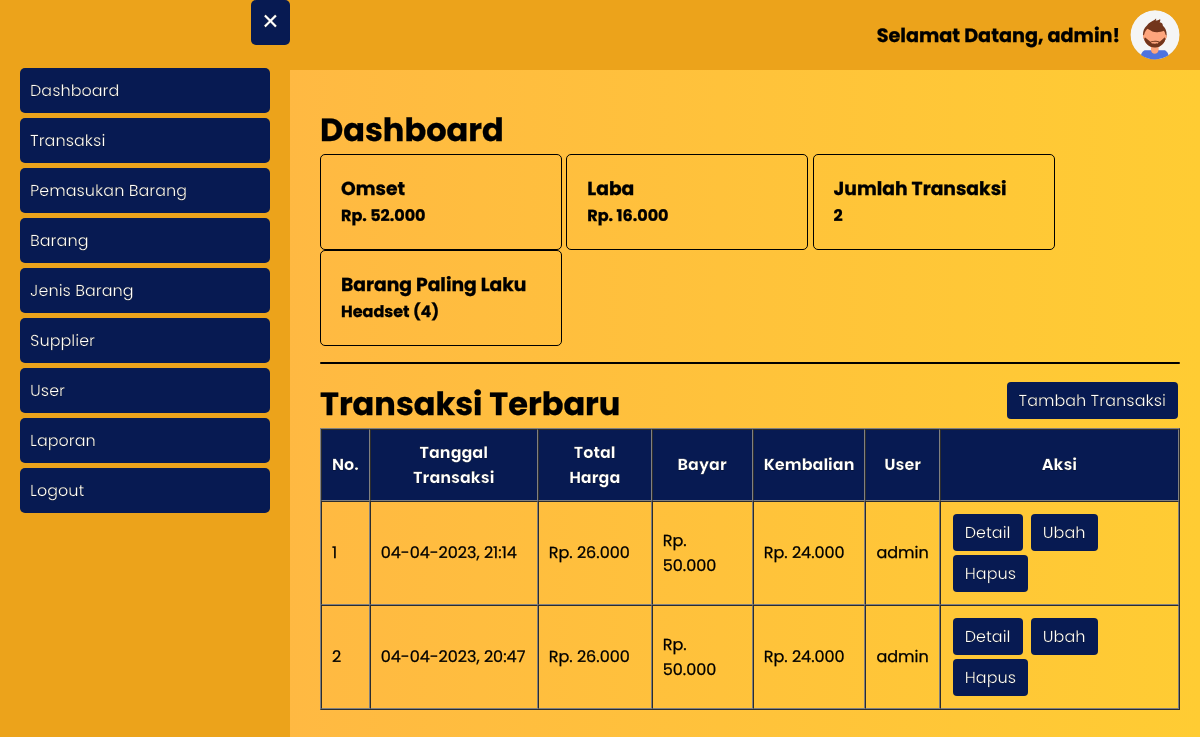
Before: /index.php (signed in) with the older database file.
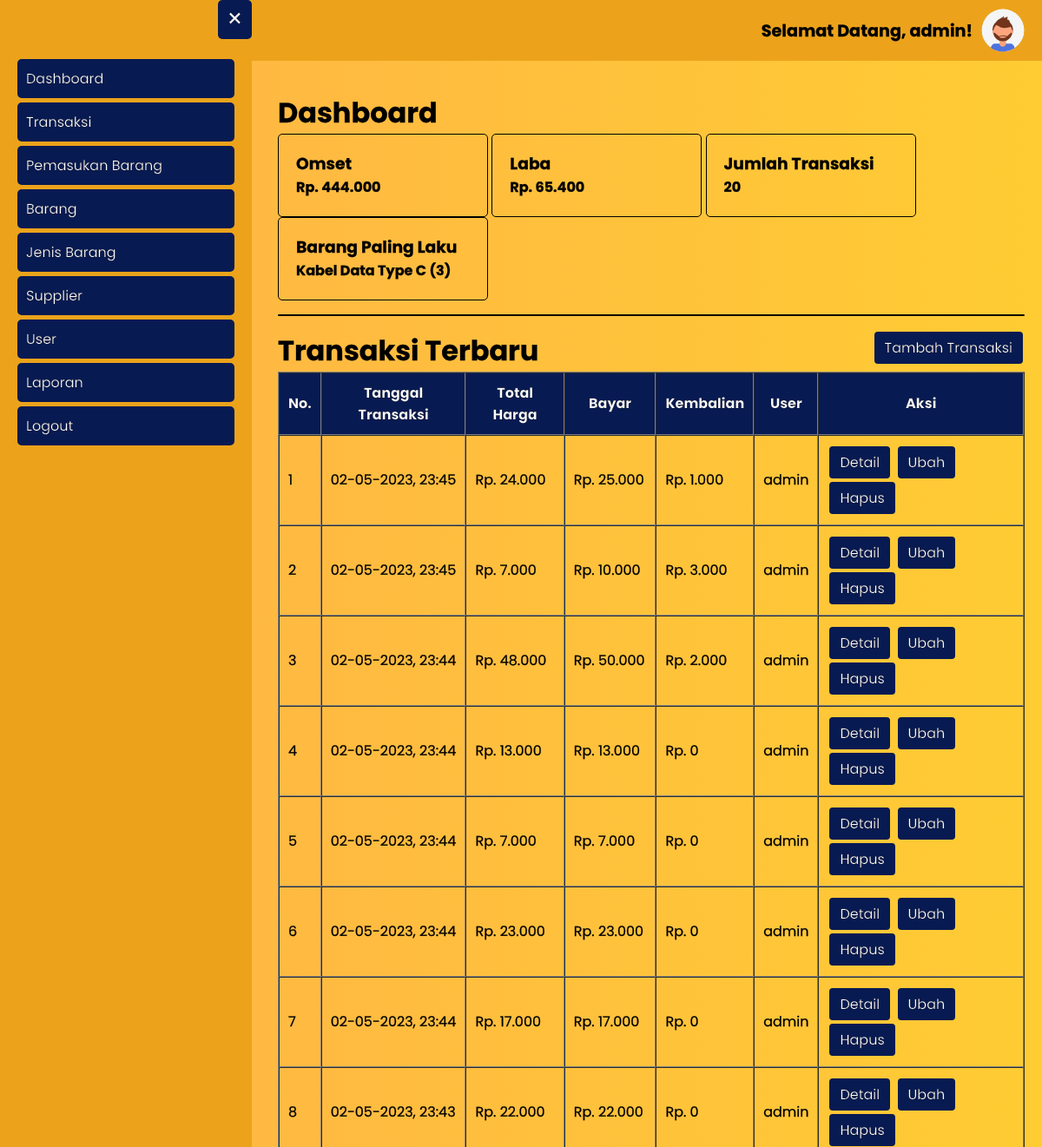
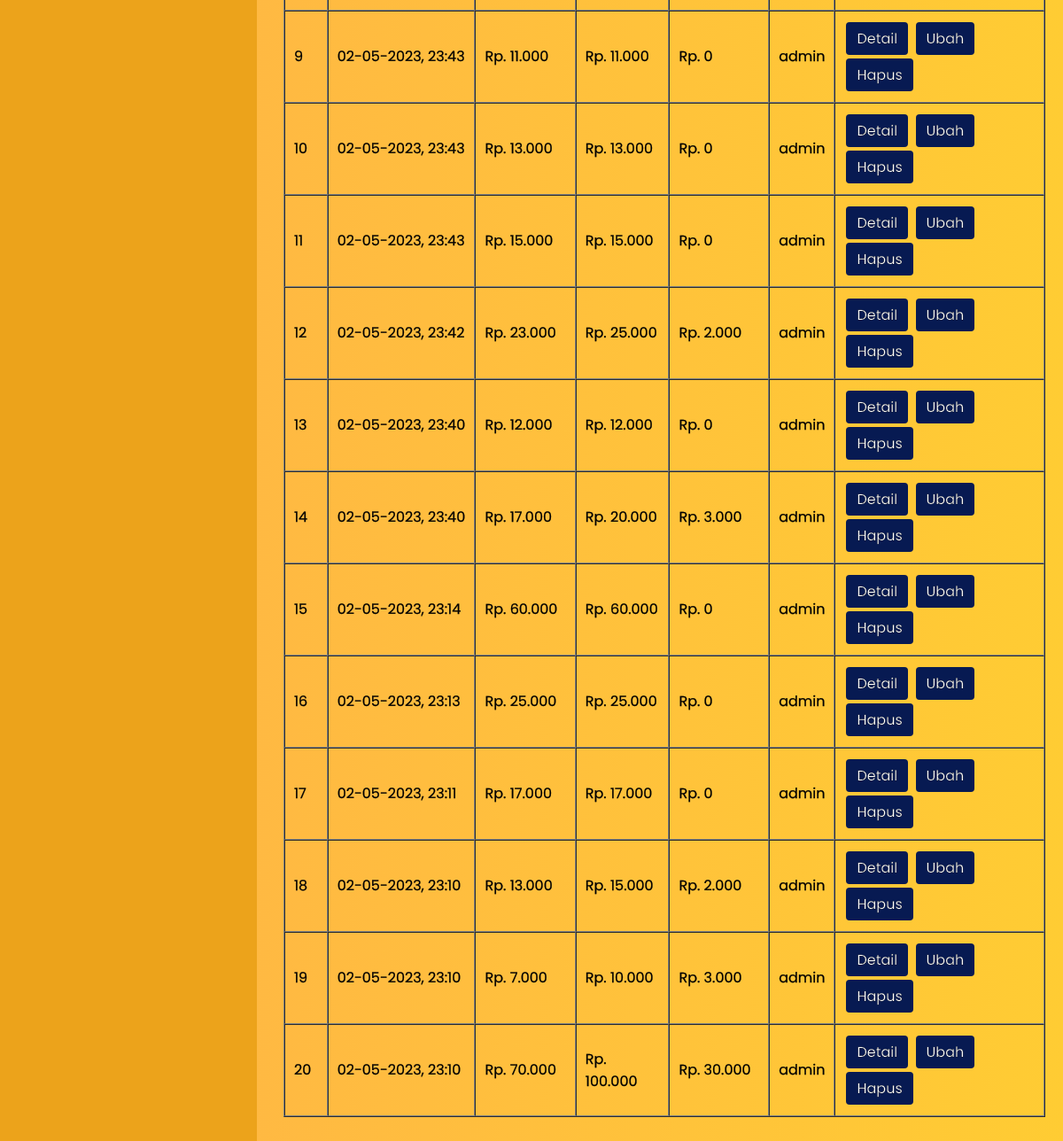
After: the same page with the newer database file (2 pictures, top to bottom).
### tables this page shows
CREATE TABLE `barang` (
  `id_barang` int(11) NOT NULL,
  `nama_barang` varchar(50) NOT NULL,
  `harga_beli` int(11) NOT NULL,
  `harga_jual` int(11) NOT NULL,
  `stok_barang` int(11) NOT NULL,
  `id_jenis_barang` int(11) NOT NULL
);

CREATE TABLE `transaksi` (
  `id_transaksi` int(11) NOT NULL,
  `tanggal_transaksi` datetime NOT NULL,
  `total_harga` int(11) DEFAULT NULL,
  `bayar` int(11) DEFAULT NULL,
  `kembalian` int(11) DEFAULT NULL,
  `id_user` int(11) NOT NULL
);

CREATE TABLE `user` (
  `id_user` int(11) NOT NULL,
  `username` varchar(20) NOT NULL,
  `password` varchar(300) NOT NULL,
  `hak_akses` enum('administrator','operator') NOT NULL,
  `nama_lengkap` varchar(50) NOT NULL,
  `no_telp_user` varchar(20) NOT NULL
);

### index.php (the view, shortened to what this page needs)
<?php
require_once 'koneksi.php';
$omset = mysqli_fetch_assoc(mysqli_query($koneksi, "SELECT sum(total_harga) as omset FROM transaksi"));
$laba = mysqli_fetch_assoc(mysqli_query($koneksi, "SELECT SUM((b.harga_jual - b.harga_beli) * dt.kuantitas) AS laba FROM detail_transaksi dt INNER JOIN barang b ON dt.id_barang = b.id_barang"));
$jumlah_transaksi = mysqli_num_rows(mysqli_query($koneksi, "SELECT * FROM transaksi"));
$barang_paling_laku = mysqli_fetch_assoc(mysqli_query($koneksi, "SELECT barang.id_barang, barang.nama_barang, SUM(kuantitas) as laku FROM detail_transaksi INNER JOIN barang ON detail_transaksi.id_barang = barang.id_barang GROUP BY detail_transaksi.id_barang ORDER BY laku DESC LIMIT 1"));
$transaksi = mysqli_query($koneksi, "SELECT * FROM transaksi INNER JOIN user ON transaksi.id_user = user.id_user ORDER BY tanggal_transaksi DESC");
?>
<html>
<head>
	<?php include_once 'include/head.php'; ?>
</head>
<body class="bg-gradient">
	<?php include_once 'include/topbar.php' ?>
	<?php include_once 'include/sidebar.php'; ?>
	<div class="main-content">
		<div class="my">
			<h1>Dashboard</h1>
			<div class="card">
				<h3>Omset</h3>
				<h4>Rp. <?= str_replace(",", ".", number_format($omset['omset'])); ?></h4>
			</div>
			<div class="card">
				<h3>Laba</h3>
				<h4>Rp. <?= str_replace(",", ".", number_format($laba['laba'])); ?></h4>
			</div>
			<div class="card">
				<h3>Jumlah Transaksi</h3>
				<h4><?= $jumlah_transaksi; ?></h4>
			</div>
			<div class="card">
				<h3>Barang Paling Laku</h3>
				<?php if ($barang_paling_laku): ?>
	                <h4><a class="link" href="<?= BASE_URL; ?>barang/ubah_barang.php?id_barang=<?= $barang_paling_laku['id_barang']; ?>"><?= strlen($barang_paling_laku['nama_barang']) <= 17 ? $barang_paling_laku['nama_barang'] : substr($barang_paling_laku['nama_barang'], 0, 17) . '...'; ?> (<?= $barang_paling_laku['laku']; ?>)</a></h4>
	            <?php else: ?>
	                <h4>Tidak Ada</h4>
	            <?php endif ?>
			</div>
		</div>
		<hr class="bg-black">
		<div class="my">
			<h1 class="inline-block">Transaksi Terbaru</h1>
			<a href="<?= BASE_URL; ?>transaksi/tambah_transaksi.php" class="btn float-right">Tambah Transaksi</a>
			<table border="1" cellpadding="10" cellspacing="0">
				<thead class="thead">
					<tr>
						<th>No.</th>
						<th>Tanggal Transaksi</th>
						<th>Total Harga</th>
						<th>Bayar</th>
						<th>Kembalian</th>
						<th>User</th>
						<th>Aksi</th>
					</tr>
				</thead>
				<tbody>
					<?php $i = 1; ?>
					<?php foreach ($transaksi as $dt): ?>
						<tr>
							<td><?= $i++; ?></td>
							<td><?= date("d-m-Y, H:i", strtotime($dt['tanggal_transaksi'])); ?></td>
							<td>Rp. <?= str_replace(",", ".", number_format($dt['total_harga'])); ?></td>
							<td>Rp. <?= str_replace(",", ".", number_format($dt['bayar'])); ?></td>
							<td>Rp. <?= str_replace(",", ".", number_format($dt['kembalian'])); ?></td>
							<td><?= $dt['username']; ?></td>
							<td>
								<a href="transaksi/detail_transaksi.php?id_transaksi=<?= $dt['id_transaksi']; ?>" class="btn"><?php if ($dt['bayar'] == 0): ?> Bayar <?php else: ?> Detail <?php endif ?></a>
								<a href="transaksi/ubah_transaksi.php?id_transaksi=<?= $dt['id_transaksi']; ?>" class="btn">Ubah</a>
								<a onclick="return confirm('Apakah Anda yakin ingin menghapus Transaksi?')" href="transaksi/hapus_transaksi.php?id_transaksi=<?= $dt['id_transaksi']; ?>" class="btn">Hapus</a>
							</td>
						</tr>
					<?php endforeach ?>
				</tbody>
			</table>
		</div>
	</div>
</body>
</html>

Changed rows visible on the page:
no longer on this page (row edited): barang: nama_barang "Headset"
added barang: nama_barang "Kabel Data Type C"
added transaksi: tanggal_transaksi "02-05-2023, 23:45", total_harga "24.000", bayar "25.000", kembalian "1.000", id_user.username "admin", shows "Detail"
added transaksi: tanggal_transaksi "02-05-2023, 23:45", total_harga "7.000", bayar "10.000", kembalian "3.000", id_user.username "admin", shows "Detail"
added transaksi: tanggal_transaksi "02-05-2023, 23:44", total_harga "48.000", bayar "50.000", kembalian "2.000", id_user.username "admin", shows "Detail"
added transaksi: tanggal_transaksi "02-05-2023, 23:44", total_harga "13.000", bayar "13.000", kembalian "0", id_user.username "admin", shows "Detail"
added transaksi: tanggal_transaksi "02-05-2023, 23:44", total_harga "7.000", bayar "7.000", kembalian "0", id_user.username "admin", shows "Detail"
added transaksi: tanggal_transaksi "02-05-2023, 23:44", total_harga "23.000", bayar "23.000", kembalian "0", id_user.username "admin", shows "Detail"
added transaksi: tanggal_transaksi "02-05-2023, 23:44", total_harga "17.000", bayar "17.000", kembalian "0", id_user.username "admin", shows "Detail"
added transaksi: tanggal_transaksi "02-05-2023, 23:43", total_harga "22.000", bayar "22.000", kembalian "0", id_user.username "admin", shows "Detail"
added transaksi: tanggal_transaksi "02-05-2023, 23:43", total_harga "11.000", bayar "11.000", kembalian "0", id_user.username "admin", shows "Detail"
added transaksi: tanggal_transaksi "02-05-2023, 23:43", total_harga "13.000", bayar "13.000", kembalian "0", id_user.username "admin", shows "Detail"
added transaksi: tanggal_transaksi "02-05-2023, 23:43", total_harga "15.000", bayar "15.000", kembalian "0", id_user.username "admin", shows "Detail"
added transaksi: tanggal_transaksi "02-05-2023, 23:42", total_harga "23.000", bayar "25.000", kembalian "2.000", id_user.username "admin", shows "Detail"
added transaksi: tanggal_transaksi "02-05-2023, 23:40", total_harga "12.000", bayar "12.000", kembalian "0", id_user.username "admin", shows "Detail"
added transaksi: tanggal_transaksi "02-05-2023, 23:40", total_harga "17.000", bayar "20.000", kembalian "3.000", id_user.username "admin", shows "Detail"
added transaksi: tanggal_transaksi "02-05-2023, 23:14", total_harga "60.000", bayar "60.000", kembalian "0", id_user.username "admin", shows "Detail"
added transaksi: tanggal_transaksi "02-05-2023, 23:13", total_harga "25.000", bayar "25.000", kembalian "0", id_user.username "admin", shows "Detail"
added transaksi: tanggal_transaksi "02-05-2023, 23:11", total_harga "17.000", bayar "17.000", kembalian "0", id_user.username "admin", shows "Detail"
added transaksi: tanggal_transaksi "02-05-2023, 23:10", total_harga "13.000", bayar "15.000", kembalian "2.000", id_user.username "admin", shows "Detail"
changed transaksi (number 19 of 20 on the later page): tanggal_transaksi "04-04-2023, 21:14" → "02-05-2023, 23:10"; total_harga "26.000" → "7.000"; bayar "50.000" → "10.000"; kembalian "24.000" → "3.000"
changed transaksi (number 20 of 20 on the later page): tanggal_transaksi "04-04-2023, 20:47" → "02-05-2023, 23:10"; total_harga "26.000" → "70.000"; bayar "50.000" → "100.000"; kembalian "24.000" → "30.000"
Other visible differences:
str_replace(",", ".", number_format($omset['omset'])): "52.000" → "444.000"
str_replace(",", ".", number_format($laba['laba'])): "16.000" → "65.400"
$jumlah_transaksi: "2" → "20"
$barang_paling_laku['laku']: "4" → "3"
